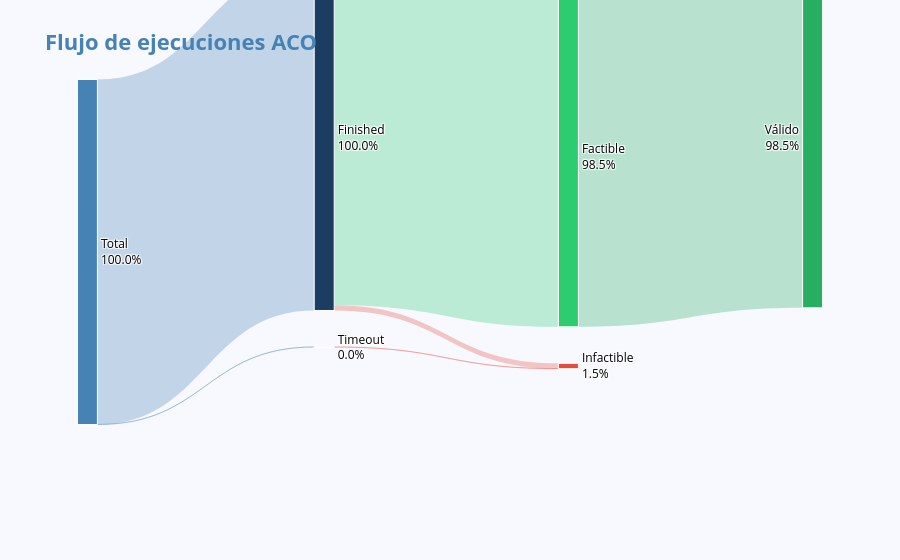

Write notebook code for a chart like this one.
### Code cell
def n(mask): return aco[mask].shape[0]                                                                                                                                                
                                                                                                                                                                                    
total               = aco.shape[0]                                                                                                                                                    
n_finished          = n(aco["status"] == "finished")                                                                                                                                  
n_timeout           = n(aco["status"] == "timeout")                                                                                                                                   
finished_feasible   = n((aco["status"] == "finished") & (aco["feasible"] == True))                                                                                                    
finished_infeasible = n((aco["status"] == "finished") & (aco["feasible"] == False))
feasible_valid      = n((aco["feasible"] == True) & (aco["valid"] == True))                                                                                                           
feasible_invalid    = n((aco["feasible"] == True) & (aco["valid"] == False))
                                                                                                                                                                                    
labels = ["Total", "Finished", "Timeout", "Factible", "Infactible", "Válido", "Inválido"]                                                                                             
source = [0, 0,         1,                1,                  2,        3,              3]                                                                                            
target = [1, 2,         3,                4,                  4,        5,              6]                                                                                            
value  = [n_finished, n_timeout,                                                                                                                                                      
        finished_feasible, finished_infeasible,
        n_timeout,                                                                                                                                                                  
        feasible_valid, feasible_invalid]

pcts = [                                                                                                                                                                              
    100,
    n_finished / total * 100,                                                                                                                                                         
    n_timeout  / total * 100,
    finished_feasible / total * 100,
    (finished_infeasible + n_timeout) / total * 100,
    feasible_valid   / total * 100,                                                                                                                                                   
    feasible_invalid / total * 100,
]                                                                                                                                                                                     
                
x = [0.01, 0.33, 0.33, 0.66, 0.66, 0.99, 0.99]                                                                                                                                        
y = [0.40, 0.10, 0.65, 0.15, 0.70, 0.10, 0.55]
x = [.001 if v == 0 else .999 if v == 1 else v for v in x]                                                                                                                            
y = [.001 if v == 0 else .999 if v == 1 else v for v in y]                                                                                                                            

node_colors = [                                                                                                                                                                       
    BLUE_PALETTE[3],
    BLUE_PALETTE[5], BLUE_PALETTE[2],                                                                                                                                                 
    "#2ecc71", "#e74c3c",
    "#27ae60", "#c0392b",
]                                                                                                                                                                                     

link_colors = [                                                                                                                                                                       
    "rgba(70,130,180,0.3)",
    "rgba(70,130,180,0.3)",
    "rgba(46,204,113,0.3)",
    "rgba(231,76,60,0.3)",                                                                                                                                                            
    "rgba(231,76,60,0.3)",
    "rgba(39,174,96,0.3)",                                                                                                                                                            
    "rgba(192,57,43,0.3)",
]                                                                                                                                                                                     

fig = go.Figure(go.Sankey(                                                                                                                                                            
    textfont=dict(color="black", size=12),
    node=dict(
        pad=35, thickness=20,
        line=dict(color="white", width=1),                                                                                                                                            
        label=[f"{name}<br>{pct:.1f}%" for name, pct in zip(labels, pcts)],
        x=x, y=y,                                                                                                                                                                     
    ),                                                                                                                                                                                
    link=dict(source=source, target=target, value=value, color=link_colors),
))                                                                                                                                                                                    
                
fig.update_layout(
    title="<span style='font-size:22px;color:steelblue;'><b>Flujo de ejecuciones ACO</b></span>",
    font=dict(size=12, color="white"),                                                                                                                                                
    paper_bgcolor="#F8F8FF",
)                                                                                                                                                                                     
fig.update_traces(node_color=node_colors)
fig.show()

### Figure 1 — Plotly figure (JSON) as saved in the notebook; plotly's stock layout.template omitted (floating-point values rounded to 4 significant figures)
{"data": [{"link": {"color": ["rgba(70,130,180,0.3)", "rgba(70,130,180,0.3)", "rgba(46,204,113,0.3)", "rgba(231,76,60,0.3)", "rgba(231,76,60,0.3)", "rgba(39,174,96,0.3)", "rgba(192,57,43,0.3)"], "source": [0, 0, 1, 1, 2, 3, 3], "target": [1, 2, 3, 4, 4, 5, 6], "value": [7679, 1, 7561, 118, 1, 7561, 0]}, "node": {"color": ["#4682b4", "#1a3d61", "#7ab4d9", "#2ecc71", "#e74c3c", "#27ae60", "#c0392b"], "label": ["Total<br>100.0%", "Finished<br>100.0%", "Timeout<br>0.0%", "Factible<br>98.5%", "Infactible<br>1.5%", "Válido<br>98.5%", "Inválido<br>0.0%"], "line": {"color": "white", "width": 1}, "pad": 35, "thickness": 20, "x": [0.01, 0.33, 0.33, 0.66, 0.66, 0.99, 0.99], "y": [0.4, 0.1, 0.65, 0.15, 0.7, 0.1, 0.55]}, "textfont": {"color": "black", "size": 12}, "type": "sankey"}], "layout": {"font": {"color": "white", "size": 12}, "paper_bgcolor": "#F8F8FF", "title": {"text": "<span style='font-size:22px;color:steelblue;'><b>Flujo de ejecuciones ACO</b></span>"}}}
